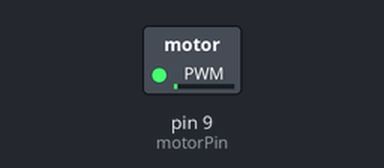
Recording of a sketch running on a simulated Arduino Uno, built with avr-gcc and run on an emulated ATmega328P. Shown: switched loads named in the sketch (green lamp = pin HIGH).

Above: at 0.05 s.
At 3.85 s:
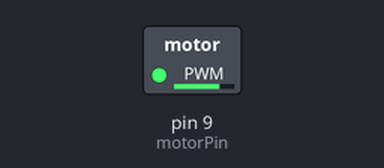
At 13.95 s:
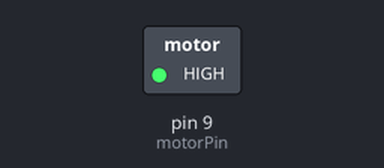
At 27.95 s:
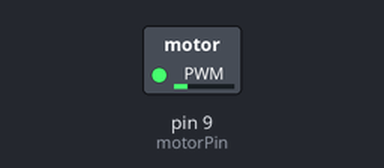
Timing chart, 0 to 36.4 s (numbered marks = the images above):
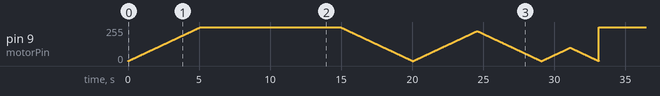

The sketch:

Arduino_10.ino
```cpp
/*
SparkFun Inventor's Kit
Example sketch 12

SPINNING A MOTOR

  Use a transistor to spin a motor at different speeds.
  We'll also show you how to input data from the serial port
  (see the serialSpeed() function below).

  Motors are the basis for thousands of things in our daily lives,
  and the Arduino can control them. Here we'll use pulse-width
  modulation (PWM) to vary the speed of a motor.

  The Arduino pins are strong enough to light small LEDs (up to
  40 milliAmps), but they're not strong enough to run motors and
  other power-hungry parts. (This motor needs 50-100mA).
  Because the motor needs more current than an Arduino pin can
  provide, we'll use a transistor to do the heavy lifting.
  A transistor is a solid-state switch. When we give it a small
  amount of current, it can switch a much larger current.
  The transistors in your kit (2N2222) can switch up to 200mA.

  You can turn a transistor on and off using the digitalWrite()
  function, but you can also use the analogWrite() function to
  vary the speed of the motor. The analogWrite() function pulses
  a pin, varying the width of the pulse from 0% to 100%. We call
  this technique "PWM", for "Pulse-Width Modulation".

  One thing to keep in mind is that when you lower the speed of
  a motor using PWM, you're also reducing the torque (strength)
  of the motor. For PWM values below 50 or so, the motor won't have
  enough torque to start spinning. It will start spinning when you
  raise the speed a bit.

Hardware connections:

  Transistor:

    The transistor has three pins. Looking at the flat side with the
    pins down, the order is COLLECTOR, BASE, EMITTER.

    Connect the black wire on the motor to the
    COLLECTOR pin on the transistor.

    Connect the BASE pin through a 330 Ohm resistor to
    digital pin 9.

    Connect the EMITTER pin to GND.

  Motor:

    You've already connected the black wire on the motor to the
    COLLECTOR pin on the transistor.

    Connect the other (red) wire on the motor to 5V.

  Flyback diode:

    When the motor is spinning and suddenly turned off, the
    magnetic field inside it collapses, generating a voltage spike.
    This can damage the transistor. To prevent this, we use a
    "flyback diode", which diverts the voltage spike "around" the
    transistor.

    Connect the side of the diode with the band (cathode) to 5V
    Connect the other side of the diode (anode) to the black wire
    on the motor.

This sketch was written by SparkFun Electronics,
with lots of help from the Arduino community.
This code is completely free for any use.
Visit http://learn.sparkfun.com/products/2 for SIK information.
Visit http://www.arduino.cc to learn about the Arduino.

Version 2.0 6/2012 MDG
*/

// We'll be controlling the motor from pin 9.
// This must be one of the PWM-capable pins.

const int motorPin = 9;


void setup()
{
  // Set up the motor pin to be an output:

  pinMode(motorPin, OUTPUT);

  // Set up the serial port:

  Serial.begin(9600);
}


void loop()
{
  // Here we've used comments to disable some of the examples.
  // To try different things, uncomment one of the following lines
  // and comment the other ones. See the functions below to learn
  // what they do and how they work.

  // motorOnThenOff();
  // motorOnThenOffWithSpeed();
  motorAcceleration();
     //serialSpeed();
}


// This function turns the motor on and off like the blinking LED.
// Try different values to affect the timing.

void motorOnThenOff()
{
  int onTime = 3000;  // milliseconds to turn the motor on
  int offTime = 3000; // milliseconds to turn the motor off

  digitalWrite(motorPin, HIGH); // turn the motor on (full speed)
  delay(onTime);                // delay for onTime milliseconds
  digitalWrite(motorPin, LOW);  // turn the motor off
  delay(offTime);               // delay for offTime milliseconds
}


// This function alternates between two speeds.
// Try different values to affect the timing and speed.

void motorOnThenOffWithSpeed()
{
  int Speed1 = 200;  // between 0 (stopped) and 255 (full speed)
  int Time1 = 3000;  // milliseconds for speed 1

  int Speed2 = 50;   // between 0 (stopped) and 255 (full speed)
  int Time2 = 3000;  // milliseconds to turn the motor off

  analogWrite(motorPin, Speed1);  // turns the motor On
  delay(Time1);                   // delay for onTime milliseconds
  analogWrite(motorPin, Speed2);  // turns the motor Off
  delay(Time2);                   // delay for offTime milliseconds
}


// This function slowly accelerates the motor to full speed,
// then back down to zero.

void motorAcceleration()
{
  int speed;
  int delayTime = 20; // milliseconds between each speed step

  // accelerate the motor

  for(speed = 0; speed <= 500; speed++)
  {
    analogWrite(motorPin,speed);    // set the new speed
    delay(delayTime);               // delay between speed steps
  }

  // decelerate the motor

  for(speed = 500; speed >= 0; speed--)
  {
    analogWrite(motorPin,speed);    // set the new speed
    delay(delayTime);               // delay between speed steps
  }
  for(speed = 0; speed <= 225; speed++)
  {
    analogWrite(motorPin,speed);    // set the new speed
    delay(delayTime);               // delay between speed steps
  }
  for(speed = 225; speed >= 0; speed--)
  {
    analogWrite(motorPin,speed);    // set the new speed
    delay(delayTime);               // delay between speed steps
  }
  for(speed = 0; speed <= 100; speed++)
  {
    analogWrite(motorPin,speed);    // set the new speed
    delay(delayTime);               // delay between speed steps
  }
  for(speed = 100; speed >= 0; speed--)
  {
    analogWrite(motorPin,speed);    // set the new speed
    delay(delayTime);               // delay between speed steps
  }

  // decelerate the motor

  for(speed = 500; speed >= 225; speed--)
  {
    analogWrite(motorPin,speed);    // set the new speed
    delay(delayTime);               // delay between speed steps
  }

}


// This function will let you type a speed into the serial
// monitor window. Open the serial monitor using the magnifying-
// glass icon at the top right of the Arduino window. Then
// type your desired speed into the small text entry bar at the
// top of the window and click "Send" or press return. The motor
// will then operate at that speed. The valid range is 0 to 255.

void serialSpeed()
{
  int speed;

  Serial.println("Type a speed (0-255) into the box above,");
  Serial.println("then click [send] or press [return]");
  Serial.println();  // Print a blank line

  // In order to type out the above message only once,
  // we'll run the rest of this function in an infinite loop:

  while(true)  // "true" is always true, so this will loop forever.
  {
    // First we check to see if incoming data is available:

    while (Serial.available() > 0)
    {
      // If it is, we'll use parseInt() to pull out any numbers:

      speed = Serial.parseInt();

      // Because analogWrite() only works with numbers from
      // 0 to 255, we'll be sure the input is in that range:

      speed = constrain(speed, 0, 255);

      // We'll print out a message to let you know that the
      // number was received:

      Serial.print("Setting speed to ");
      Serial.println(speed);

      // And finally, we'll set the speed of the motor!

      analogWrite(motorPin, speed);
    }
  }
}
```
